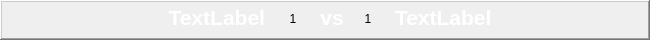
  <widget class="QFrame" name="frame_5">
   <property name="geometry">
    <rect>
     <x>1210</x>
     <y>370</y>
     <width>650</width>
     <height>40</height>
    </rect>
   </property>
   <property name="frameShape">
    <enum>QFrame::WinPanel</enum>
   </property>
   <property name="frameShadow">
    <enum>QFrame::Raised</enum>
   </property>
   <widget class="QLabel" name="t7">
    <property name="geometry">
     <rect>
      <x>15</x>
      <y>2</y>
      <width>250</width>
      <height>30</height>
     </rect>
    </property>
    <property name="palette">
     <palette>
      <active>
       <colorrole role="WindowText">
        <brush brushstyle="SolidPattern">
         <color alpha="255">
          <red>255</red>
          <green>255</green>
          <blue>255</blue>
         </color>
        </brush>
       </colorrole>
      </active>
      <inactive>
       <colorrole role="WindowText">
        <brush brushstyle="SolidPattern">
         <color alpha="255">
          <red>255</red>
          <green>255</green>
          <blue>255</blue>
         </color>
        </brush>
       </colorrole>
      </inactive>
      <disabled>
       <colorrole role="WindowText">
        <brush brushstyle="SolidPattern">
         <color alpha="255">
          <red>120</red>
          <green>120</green>
          <blue>120</blue>
         </color>
        </brush>
       </colorrole>
      </disabled>
     </palette>
    </property>
    <property name="font">
     <font>
      <family>Segoe UI</family>
      <pointsize>16</pointsize>
      <weight>75</weight>
      <italic>false</italic>
      <bold>true</bold>
     </font>
    </property>
    <property name="styleSheet">
     <string notr="true"/>
    </property>
    <property name="text">
     <string>TextLabel</string>
    </property>
    <property name="alignment">
     <set>Qt::AlignRight|Qt::AlignTrailing|Qt::AlignVCenter</set>
    </property>
   </widget>
   <widget class="QLabel" name="t8">
    <property name="geometry">
     <rect>
      <x>395</x>
      <y>2</y>
      <width>250</width>
      <height>30</height>
     </rect>
    </property>
    <property name="palette">
     <palette>
      <active>
       <colorrole role="WindowText">
        <brush brushstyle="SolidPattern">
         <color alpha="255">
          <red>255</red>
          <green>255</green>
          <blue>255</blue>
         </color>
        </brush>
       </colorrole>
      </active>
      <inactive>
       <colorrole role="WindowText">
        <brush brushstyle="SolidPattern">
         <color alpha="255">
          <red>255</red>
          <green>255</green>
          <blue>255</blue>
         </color>
        </brush>
       </colorrole>
      </inactive>
      <disabled>
       <colorrole role="WindowText">
        <brush brushstyle="SolidPattern">
         <color alpha="255">
          <red>120</red>
          <green>120</green>
          <blue>120</blue>
         </color>
        </brush>
       </colorrole>
      </disabled>
     </palette>
    </property>
    <property name="font">
     <font>
      <family>Segoe UI</family>
      <pointsize>16</pointsize>
      <weight>75</weight>
      <italic>false</italic>
      <bold>true</bold>
     </font>
    </property>
    <property name="styleSheet">
     <string notr="true"/>
    </property>
    <property name="text">
     <string>TextLabel</string>
    </property>
   </widget>
   <widget class="QLabel" name="vs4">
    <property name="geometry">
     <rect>
      <x>317</x>
      <y>2</y>
      <width>30</width>
      <height>30</height>
     </rect>
    </property>
    <property name="palette">
     <palette>
      <active>
       <colorrole role="WindowText">
        <brush brushstyle="SolidPattern">
         <color alpha="255">
          <red>255</red>
          <green>255</green>
          <blue>255</blue>
         </color>
        </brush>
       </colorrole>
      </active>
      <inactive>
       <colorrole role="WindowText">
        <brush brushstyle="SolidPattern">
         <color alpha="255">
          <red>255</red>
          <green>255</green>
          <blue>255</blue>
         </color>
        </brush>
       </colorrole>
      </inactive>
      <disabled>
       <colorrole role="WindowText">
        <brush brushstyle="SolidPattern">
         <color alpha="255">
          <red>120</red>
          <green>120</green>
          <blue>120</blue>
         </color>
        </brush>
       </colorrole>
      </disabled>
     </palette>
    </property>
    <property name="font">
     <font>
      <family>Segoe UI</family>
      <pointsize>16</pointsize>
      <weight>75</weight>
      <italic>false</italic>
      <bold>true</bold>
     </font>
    </property>
    <property name="styleSheet">
     <string notr="true"/>
    </property>
    <property name="text">
     <string>vs</string>
    </property>
    <property name="alignment">
     <set>Qt::AlignCenter</set>
    </property>
   </widget>
   <widget class="QLabel" name="l7">
    <property name="geometry">
     <rect>
      <x>278</x>
      <y>4</y>
      <width>30</width>
      <height>30</height>
     </rect>
    </property>
    <property name="text">
     <string>1</string>
    </property>
    <property name="alignment">
     <set>Qt::AlignCenter</set>
    </property>
   </widget>
   <widget class="QLabel" name="l8">
    <property name="geometry">
     <rect>
      <x>353</x>
      <y>4</y>
      <width>30</width>
      <height>30</height>
     </rect>
    </property>
    <property name="text">
     <string>1</string>
    </property>
    <property name="alignment">
     <set>Qt::AlignCenter</set>
    </property>
   </widget>
  </widget>
